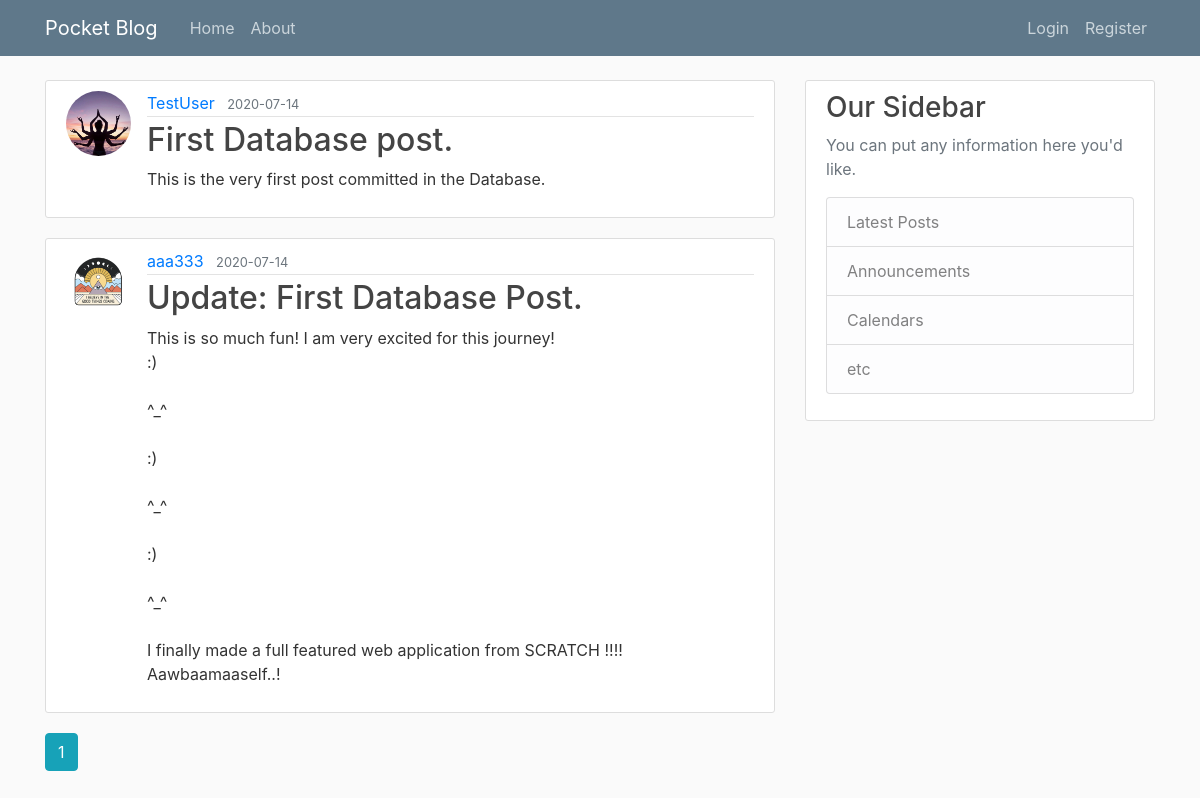
Page /home on the earlier database version.
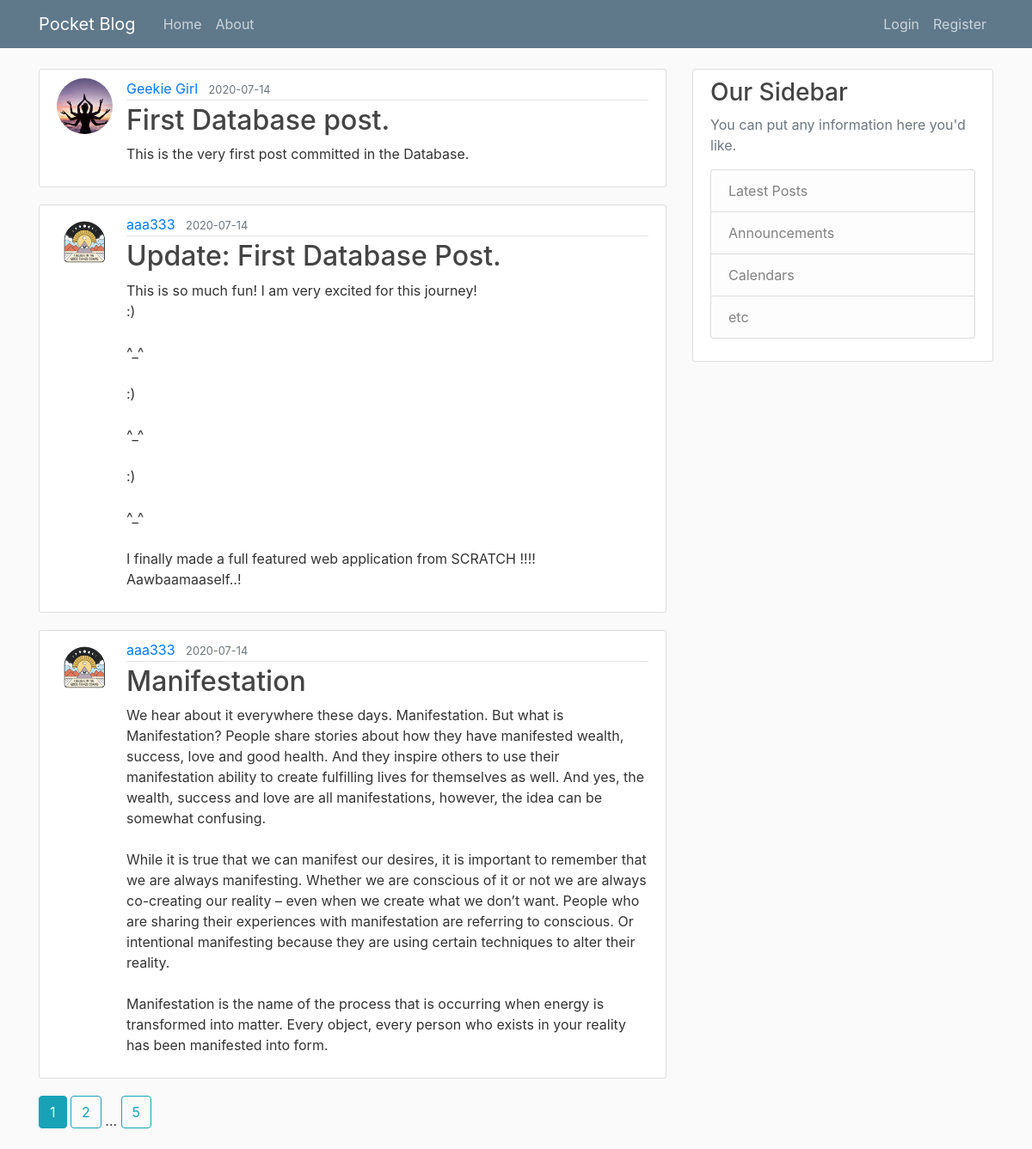
Same page on the later database version.
### pocket_blog/models.py (models this page shows, shortened)
class Post(db.Model):
    id = db.Column(db.Integer, primary_key=True)
    title = db.Column(db.String(100), nullable=False)
    date_posted = db.Column(db.DateTime, nullable=False, default=datetime.utcnow)
    content = db.Column(db.Text, nullable=False)
    user_id = db.Column(db.Integer, db.ForeignKey('user.id'), nullable=False)

class User(db.Model, UserMixin):
    id = db.Column(db.Integer, primary_key=True)
    username = db.Column(db.String(20), unique=True, nullable=False)
    email = db.Column(db.String(120), unique=True, nullable=False)
    image_file = db.Column(db.String(20), nullable=False, default='default.jpg')
    password = db.Column(db.String(60), nullable=False)
    posts = db.relationship('Post', backref='author', lazy=True)

### pocket_blog/routes.py (the view)
@app.route("/")
@app.route("/home")
def home():
    page = request.args.get('page', 1, type=int)
    posts = Post.query.paginate(page=page, per_page=3)
    return render_template('home.html', posts=posts)

### pocket_blog/templates/home.html
{% extends "layout.html" %}
{% block content %}
    {% for post in posts.items %}
        <article class="media content-section">
        <img class="rounded-circle article-img" src="{{ url_for('static', filename='/profile_pics/' + post.author.image_file) }}">
          <div class="media-body">
            <div class="article-metadata">
              <a class="mr-2" href="#">{{ post.author.username }}</a>
              <small class="text-muted">{{ post.date_posted.strftime('%Y-%m-%d') }}</small>
            </div>
            <h2><a class="article-title" href="{{ url_for('post', post_id=post.id) }}">{{ post.title }}</a></h2>
            <p class="article-content">{{ post.content }}</p>
          </div>
        </article>
    {% endfor %}
    {% for page_num in posts.iter_pages(left_edge=1, right_edge=1, left_current=1, right_current=2) %}
      {% if page_num %}
        {% if posts.page == page_num %}
          <a class="btn btn-info mb-4" href="{{ url_for('home', page=page_num) }}">{{ page_num }}</a>
        {% else %}
          <a class="btn btn-outline-info mb-4" href="{{ url_for('home', page=page_num) }}">{{ page_num }}</a>
        {% endif %}
      {% else %}
        ...
      {% endif %}
    {% endfor %}
{% endblock content %}

### pocket_blog/templates/layout.html (shortened to what this page needs)
<!DOCTYPE html>
<html lang="en">
<head>
    <link rel="stylesheet" href="https://stackpath.bootstrapcdn.com/bootstrap/4.3.1/css/bootstrap.min.css">
    <link rel="stylesheet" type="text/css" href="{{ url_for('static', filename='main.css') }}">
</head>
<body>
    <header class = "site-header">
      <nav class = "navbar navbar-expand-md navbar-dark bg-steel fixed-top">
        <div class = "container">
          <a class="navbar-brand mr-4" href="/"> Pocket Blog </a>
          <div class = "collapse navbar-collapse" id = "navbarToggle">
            <div class = "navbar-nav mr-auto">
              <a class="nav-item nav-link" href="{{ url_for('home') }}"> Home </a>
              <a class="nav-item nav-link" href="{{ url_for('about') }}"> About </a>
            </div>
            <div class = "navbar-nav">
                {% if current_user.is_authenticated %}
                    <a class="nav-item nav-link" href="{{ url_for('new_post') }}"> New Post </a>
                    <a class="nav-item nav-link" href="{{ url_for('account') }}"> Account </a>
                    <a class="nav-item nav-link" href="{{ url_for('logout') }}"> Logout </a>
                {% else %}
                  <a class="nav-item nav-link" href="{{ url_for('login') }}"> Login </a>
                  <a class="nav-item nav-link" href="{{ url_for('register') }}"> Register </a>
                {% endif %}
            </div>
          </div>
        </div>
      </nav>
    </header>
    <main role="main" class="container">
      <div class="row">
        <div class="col-md-8">
            {% block content %}{% endblock %}
        </div>
        <div class="col-md-4">
          <div class="content-section">
            <h3>Our Sidebar</h3>
            <p class='text-muted'>You can put any information here you'd like.
              <ul class="list-group">
                <li class="list-group-item list-group-item-light">Latest Posts</li>
                <li class="list-group-item list-group-item-light">Announcements</li>
                <li class="list-group-item list-group-item-light">Calendars</li>
                <li class="list-group-item list-group-item-light">etc</li>
              </ul>
            </p>
          </div>
        </div>
      </div>
    </main>
</body>
</html>

### pocket_blog/static/main.css (style rules this page uses)
body { background: #fafafa; color: #333333; margin-top: 5rem; }
h1, h2, h3, h4, h5, h6 { color: #444444; }
.bg-steel { background-color: #5f788a; }
.site-header .navbar-nav .nav-link { color: #cbd5db; }
.content-section { background: #ffffff; padding: 10px 20px; border: 1px solid #dddddd; border-radius: 3px; margin-bottom: 20px; }
.article-title { color: #444444; }
.article-content { white-space: pre-line; }
.article-img { height: 65px; width: 65px; margin-right: 16px; }
.article-metadata { padding-bottom: 1px; margin-bottom: 4px; border-bottom: 1px solid #e3e3e3 }

Differences in the rows shown:
changed through a linked row, Post "First Database post.": author.username "TestUser" → "Geekie Girl"
added Post: image_file (picture), author.username "aaa333", date_posted "2020-07-14", title "Manifestation", content "We hear about it everywhere these days. Manifestation. But what is Manifestation? People share stories about how they have manifested wealth, success, love and good health. And they inspire others to use their manifestation ability to create fulfilling lives for themselves as well. And yes, the wealth, success and love are all manifestations, however, the idea can be somewhat confusing. While it is true that we can manifest our desires, it is important to remember that we are always manifesting. Whether we are conscious of it or not we are always co-creating our reality – even when we create what we don’t want. People who are sharing their experiences with manifestation are referring to…"
Other differences:
new list line: "2"
new list line: "5"
